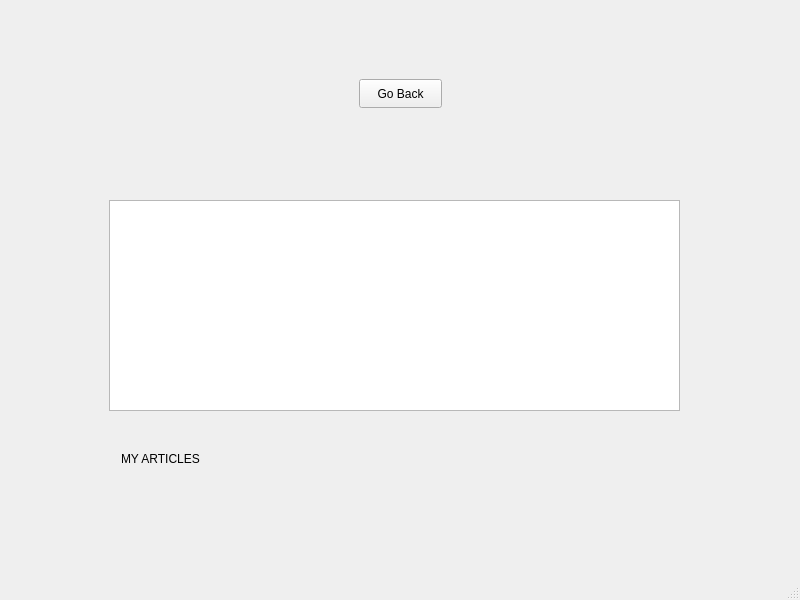
<?xml version="1.0" encoding="UTF-8"?>
<ui version="4.0">
 <class>MainWindow</class>
 <widget class="QMainWindow" name="MainWindow">
  <property name="geometry">
   <rect>
    <x>0</x>
    <y>0</y>
    <width>800</width>
    <height>600</height>
   </rect>
  </property>
  <property name="windowTitle">
   <string>MainWindow</string>
  </property>
  <widget class="QWidget" name="centralwidget">
   <layout class="QGridLayout" name="gridLayout">
    <item row="0" column="0">
     <widget class="QStackedWidget" name="stackedWidget">
      <property name="currentIndex">
       <number>6</number>
      </property>
      <widget class="QWidget" name="page">
       <layout class="QGridLayout" name="gridLayout_2">
        <item row="5" column="1">
         <spacer name="verticalSpacer">
          <property name="orientation">
           <enum>Qt::Vertical</enum>
          </property>
          <property name="sizeHint" stdset="0">
           <size>
            <width>20</width>
            <height>40</height>
           </size>
          </property>
         </spacer>
        </item>
        <item row="7" column="0">
         <widget class="Line" name="line">
          <property name="orientation">
           <enum>Qt::Horizontal</enum>
          </property>
         </widget>
        </item>
        <item row="2" column="0" rowspan="4">
         <widget class="QLabel" name="picLabel">
          <property name="styleSheet">
           <string notr="true"/>
          </property>
          <property name="text">
           <string/>
          </property>
         </widget>
        </item>
        <item row="0" column="1">
         <widget class="Line" name="line_4">
          <property name="orientation">
           <enum>Qt::Horizontal</enum>
          </property>
         </widget>
        </item>
        <item row="6" column="0">
         <widget class="QLabel" name="label_4">
          <property name="text">
           <string>Leave a suggestion:</string>
          </property>
          <property name="buddy">
           <cstring>lineEdit_2</cstring>
          </property>
         </widget>
        </item>
        <item row="4" column="1" alignment="Qt::AlignHCenter">
         <widget class="QPushButton" name="enterPushButton">
          <property name="maximumSize">
           <size>
            <width>100</width>
            <height>16777215</height>
           </size>
          </property>
          <property name="text">
           <string>Enter</string>
          </property>
         </widget>
        </item>
        <item row="3" column="1" alignment="Qt::AlignHCenter">
         <widget class="QLabel" name="label">
          <property name="text">
           <string>&lt;html&gt;&lt;head/&gt;&lt;body&gt;&lt;p align=&quot;center&quot;&gt;&lt;span style=&quot; font-size:12pt; font-weight:700;&quot;&gt;Welcome to&lt;/span&gt;&lt;/p&gt;&lt;p align=&quot;center&quot;&gt;&lt;span style=&quot; font-size:28pt; font-weight:700; font-style:italic; text-decoration: underline; color:#ff0000;&quot;&gt;AIR BIKE&lt;/span&gt;&lt;/p&gt;&lt;/body&gt;&lt;/html&gt;</string>
          </property>
         </widget>
        </item>
        <item row="0" column="0">
         <widget class="Line" name="line_3">
          <property name="orientation">
           <enum>Qt::Horizontal</enum>
          </property>
         </widget>
        </item>
        <item row="7" column="1">
         <widget class="Line" name="line_2">
          <property name="orientation">
           <enum>Qt::Horizontal</enum>
          </property>
         </widget>
        </item>
        <item row="6" column="1">
         <widget class="QLineEdit" name="lineEdit_2"/>
        </item>
        <item row="2" column="1">
         <spacer name="verticalSpacer_2">
          <property name="orientation">
           <enum>Qt::Vertical</enum>
          </property>
          <property name="sizeHint" stdset="0">
           <size>
            <width>20</width>
            <height>40</height>
           </size>
          </property>
         </spacer>
        </item>
        <item row="1" column="0">
         <widget class="QLabel" name="label_5">
          <property name="text">
           <string>Enjoy!</string>
          </property>
         </widget>
        </item>
        <item row="6" column="2">
         <widget class="QPushButton" name="submitButton">
          <property name="text">
           <string>Submit</string>
          </property>
         </widget>
        </item>
       </layout>
      </widget>
      <widget class="QWidget" name="page_2">
       <layout class="QGridLayout" name="gridLayout_3">
        <item row="0" column="10" alignment="Qt::AlignRight">
         <widget class="QPushButton" name="pushButton">
          <property name="maximumSize">
           <size>
            <width>70</width>
            <height>16777215</height>
           </size>
          </property>
          <property name="text">
           <string>Back</string>
          </property>
         </widget>
        </item>
        <item row="17" column="7" colspan="3" alignment="Qt::AlignHCenter">
         <widget class="QLabel" name="infoLabel">
          <property name="text">
           <string/>
          </property>
         </widget>
        </item>
        <item row="0" column="1" colspan="7">
         <widget class="QLabel" name="label_2">
          <property name="text">
           <string>Welcome!</string>
          </property>
         </widget>
        </item>
        <item row="6" column="7" colspan="3" alignment="Qt::AlignHCenter">
         <widget class="QLabel" name="label_6">
          <property name="text">
           <string>Need an account? </string>
          </property>
         </widget>
        </item>
        <item row="3" column="7" colspan="3" alignment="Qt::AlignHCenter">
         <widget class="QLineEdit" name="emailLogin">
          <property name="maximumSize">
           <size>
            <width>400</width>
            <height>16777215</height>
           </size>
          </property>
          <property name="placeholderText">
           <string>email</string>
          </property>
         </widget>
        </item>
        <item row="7" column="7" colspan="3" alignment="Qt::AlignHCenter">
         <widget class="QPushButton" name="signInButton">
          <property name="maximumSize">
           <size>
            <width>100000</width>
            <height>100</height>
           </size>
          </property>
          <property name="text">
           <string>Sign in</string>
          </property>
         </widget>
        </item>
        <item row="5" column="7" colspan="3" alignment="Qt::AlignHCenter">
         <widget class="QPushButton" name="submitPushButton">
          <property name="maximumSize">
           <size>
            <width>100</width>
            <height>16777215</height>
           </size>
          </property>
          <property name="text">
           <string>Login</string>
          </property>
         </widget>
        </item>
        <item row="2" column="7" colspan="3" alignment="Qt::AlignHCenter">
         <widget class="QLabel" name="label_3">
          <property name="text">
           <string>Log In</string>
          </property>
         </widget>
        </item>
        <item row="4" column="7" colspan="3" alignment="Qt::AlignHCenter">
         <widget class="QLineEdit" name="passwordLogin">
          <property name="echoMode">
           <enum>QLineEdit::Password</enum>
          </property>
          <property name="placeholderText">
           <string>password</string>
          </property>
         </widget>
        </item>
        <item row="1" column="7" colspan="3">
         <spacer name="verticalSpacer_3">
          <property name="orientation">
           <enum>Qt::Vertical</enum>
          </property>
          <property name="sizeHint" stdset="0">
           <size>
            <width>20</width>
            <height>40</height>
           </size>
          </property>
         </spacer>
        </item>
        <item row="0" column="8">
         <spacer name="horizontalSpacer">
          <property name="orientation">
           <enum>Qt::Horizontal</enum>
          </property>
          <property name="sizeHint" stdset="0">
           <size>
            <width>40</width>
            <height>20</height>
           </size>
          </property>
         </spacer>
        </item>
        <item row="8" column="7">
         <spacer name="verticalSpacer_4">
          <property name="orientation">
           <enum>Qt::Vertical</enum>
          </property>
          <property name="sizeHint" stdset="0">
           <size>
            <width>20</width>
            <height>40</height>
           </size>
          </property>
         </spacer>
        </item>
        <item row="8" column="8" alignment="Qt::AlignHCenter">
         <widget class="QLabel" name="wrongPass">
          <property name="text">
           <string/>
          </property>
         </widget>
        </item>
       </layout>
      </widget>
      <widget class="QWidget" name="page_3">
       <layout class="QGridLayout" name="gridLayout_4">
        <item row="13" column="0">
         <spacer name="verticalSpacer_7">
          <property name="orientation">
           <enum>Qt::Vertical</enum>
          </property>
          <property name="sizeHint" stdset="0">
           <size>
            <width>20</width>
            <height>40</height>
           </size>
          </property>
         </spacer>
        </item>
        <item row="8" column="0" alignment="Qt::AlignHCenter">
         <widget class="QLabel" name="label_10">
          <property name="text">
           <string>Password:</string>
          </property>
         </widget>
        </item>
        <item row="6" column="0" alignment="Qt::AlignHCenter">
         <widget class="QLabel" name="label_9">
          <property name="text">
           <string>Email:</string>
          </property>
         </widget>
        </item>
        <item row="4" column="0" alignment="Qt::AlignHCenter">
         <widget class="QLineEdit" name="username"/>
        </item>
        <item row="9" column="0" alignment="Qt::AlignHCenter">
         <widget class="QLineEdit" name="password1">
          <property name="echoMode">
           <enum>QLineEdit::Password</enum>
          </property>
         </widget>
        </item>
        <item row="15" column="0" alignment="Qt::AlignHCenter">
         <widget class="QPushButton" name="loginButton">
          <property name="text">
           <string>Login</string>
          </property>
         </widget>
        </item>
        <item row="0" column="0" alignment="Qt::AlignHCenter">
         <widget class="QLabel" name="label_7">
          <property name="text">
           <string>&lt;html&gt;&lt;head/&gt;&lt;body&gt;&lt;p&gt;&lt;span style=&quot; font-size:28pt;&quot;&gt;Create an account&lt;/span&gt;&lt;/p&gt;&lt;/body&gt;&lt;/html&gt;</string>
          </property>
         </widget>
        </item>
        <item row="10" column="0" alignment="Qt::AlignHCenter">
         <widget class="QLabel" name="label_11">
          <property name="text">
           <string>Password (again):</string>
          </property>
         </widget>
        </item>
        <item row="11" column="0" alignment="Qt::AlignHCenter">
         <widget class="QLineEdit" name="password2">
          <property name="echoMode">
           <enum>QLineEdit::Password</enum>
          </property>
         </widget>
        </item>
        <item row="1" column="0">
         <spacer name="verticalSpacer_6">
          <property name="orientation">
           <enum>Qt::Vertical</enum>
          </property>
          <property name="sizeHint" stdset="0">
           <size>
            <width>20</width>
            <height>40</height>
           </size>
          </property>
         </spacer>
        </item>
        <item row="2" column="0" alignment="Qt::AlignHCenter">
         <widget class="QLabel" name="label_8">
          <property name="text">
           <string>Name:</string>
          </property>
         </widget>
        </item>
        <item row="14" column="0" alignment="Qt::AlignHCenter">
         <widget class="QLabel" name="label_12">
          <property name="text">
           <string>Already have an account?</string>
          </property>
         </widget>
        </item>
        <item row="7" column="0" alignment="Qt::AlignHCenter">
         <widget class="QLineEdit" name="email"/>
        </item>
        <item row="12" column="0" alignment="Qt::AlignHCenter">
         <widget class="QPushButton" name="registerButton">
          <property name="text">
           <string>Register</string>
          </property>
         </widget>
        </item>
       </layout>
      </widget>
      <widget class="QWidget" name="page_4">
       <layout class="QGridLayout" name="gridLayout_5">
        <item row="3" column="2">
         <widget class="QPushButton" name="realArticlesButton">
          <property name="text">
           <string>ARTICLES</string>
          </property>
         </widget>
        </item>
        <item row="3" column="0">
         <widget class="QLabel" name="label_21">
          <property name="text">
           <string>Check your articles:</string>
          </property>
         </widget>
        </item>
        <item row="7" column="2" alignment="Qt::AlignRight|Qt::AlignTop">
         <widget class="QPushButton" name="backButton4">
          <property name="text">
           <string>Log out!</string>
          </property>
         </widget>
        </item>
        <item row="7" column="0" alignment="Qt::AlignLeft">
         <widget class="QLabel" name="warning2Bikes">
          <property name="text">
           <string/>
          </property>
         </widget>
        </item>
        <item row="4" column="0">
         <widget class="QLabel" name="label_23">
          <property name="text">
           <string/>
          </property>
         </widget>
        </item>
        <item row="2" column="0">
         <widget class="QLabel" name="label_13">
          <property name="text">
           <string>Check history:</string>
          </property>
         </widget>
        </item>
        <item row="6" column="2">
         <spacer name="verticalSpacer_5">
          <property name="orientation">
           <enum>Qt::Vertical</enum>
          </property>
          <property name="sizeHint" stdset="0">
           <size>
            <width>20</width>
            <height>40</height>
           </size>
          </property>
         </spacer>
        </item>
        <item row="0" column="0">
         <widget class="QLabel" name="picLabel2">
          <property name="text">
           <string/>
          </property>
         </widget>
        </item>
        <item row="0" column="1" alignment="Qt::AlignHCenter">
         <widget class="QLabel" name="welcomeLine">
          <property name="text">
           <string>Welcome</string>
          </property>
         </widget>
        </item>
        <item row="1" column="2">
         <widget class="QPushButton" name="artikalSetButton">
          <property name="text">
           <string>SET</string>
          </property>
         </widget>
        </item>
        <item row="1" column="0" colspan="2" alignment="Qt::AlignLeft">
         <widget class="QLabel" name="label_14">
          <property name="text">
           <string>Set an article on the market</string>
          </property>
         </widget>
        </item>
        <item row="2" column="2">
         <widget class="QPushButton" name="atrikliButton">
          <property name="text">
           <string>HISTORY</string>
          </property>
         </widget>
        </item>
       </layout>
      </widget>
      <widget class="QWidget" name="page_5">
       <layout class="QGridLayout" name="gridLayout_7">
        <item row="0" column="1" alignment="Qt::AlignRight">
         <widget class="QLabel" name="label_15">
          <property name="text">
           <string>&lt;html&gt;&lt;head/&gt;&lt;body&gt;&lt;p&gt;&lt;span style=&quot; font-size:14pt; font-weight:700; color:#ff007f;&quot;&gt;We wish you a great success!&lt;/span&gt;&lt;/p&gt;&lt;/body&gt;&lt;/html&gt;</string>
          </property>
         </widget>
        </item>
        <item row="3" column="1">
         <widget class="QLineEdit" name="bikeGearLine"/>
        </item>
        <item row="5" column="1">
         <widget class="QLineEdit" name="bikeSellLine"/>
        </item>
        <item row="0" column="0">
         <widget class="QPushButton" name="backArtikli">
          <property name="text">
           <string>Back</string>
          </property>
         </widget>
        </item>
        <item row="3" column="0">
         <widget class="QLabel" name="label_19">
          <property name="text">
           <string>Bike gear:</string>
          </property>
         </widget>
        </item>
        <item row="4" column="0">
         <widget class="QLabel" name="label_20">
          <property name="text">
           <string>For how much did you buy it:</string>
          </property>
         </widget>
        </item>
        <item row="5" column="0">
         <widget class="QLabel" name="label_17">
          <property name="text">
           <string>How much are you selling it for:</string>
          </property>
         </widget>
        </item>
        <item row="2" column="1">
         <widget class="QLineEdit" name="bikeNameLine"/>
        </item>
        <item row="2" column="0">
         <widget class="QLabel" name="label_18">
          <property name="text">
           <string>Bike name:</string>
          </property>
         </widget>
        </item>
        <item row="4" column="1">
         <widget class="QLineEdit" name="bikeBoughtLine"/>
        </item>
        <item row="6" column="1" alignment="Qt::AlignRight">
         <widget class="QPushButton" name="pushButton_2">
          <property name="text">
           <string>FINISH</string>
          </property>
         </widget>
        </item>
       </layout>
      </widget>
      <widget class="QWidget" name="page_6">
       <layout class="QGridLayout" name="gridLayout_6">
        <item row="1" column="0">
         <widget class="QTableView" name="tabela1"/>
        </item>
        <item row="3" column="0">
         <widget class="QLabel" name="label_16">
          <property name="text">
           <string>TRANSACTION HISTORY</string>
          </property>
         </widget>
        </item>
        <item row="3" column="1">
         <widget class="QPushButton" name="backTable">
          <property name="text">
           <string>Back</string>
          </property>
         </widget>
        </item>
       </layout>
      </widget>
      <widget class="QWidget" name="page_7">
       <widget class="QLabel" name="label_22">
        <property name="geometry">
         <rect>
          <x>112</x>
          <y>440</y>
          <width>161</width>
          <height>20</height>
         </rect>
        </property>
        <property name="text">
         <string>MY ARTICLES</string>
        </property>
       </widget>
       <widget class="QTableView" name="tableViewArticles">
        <property name="geometry">
         <rect>
          <x>100</x>
          <y>191</y>
          <width>571</width>
          <height>211</height>
         </rect>
        </property>
       </widget>
       <widget class="QPushButton" name="pushButton_3">
        <property name="geometry">
         <rect>
          <x>350</x>
          <y>70</y>
          <width>83</width>
          <height>29</height>
         </rect>
        </property>
        <property name="text">
         <string>Go Back</string>
        </property>
       </widget>
      </widget>
     </widget>
    </item>
   </layout>
  </widget>
  <widget class="QMenuBar" name="menubar">
   <property name="geometry">
    <rect>
     <x>0</x>
     <y>0</y>
     <width>800</width>
     <height>25</height>
    </rect>
   </property>
  </widget>
  <widget class="QStatusBar" name="statusbar"/>
 </widget>
 <resources/>
 <connections/>
</ui>
